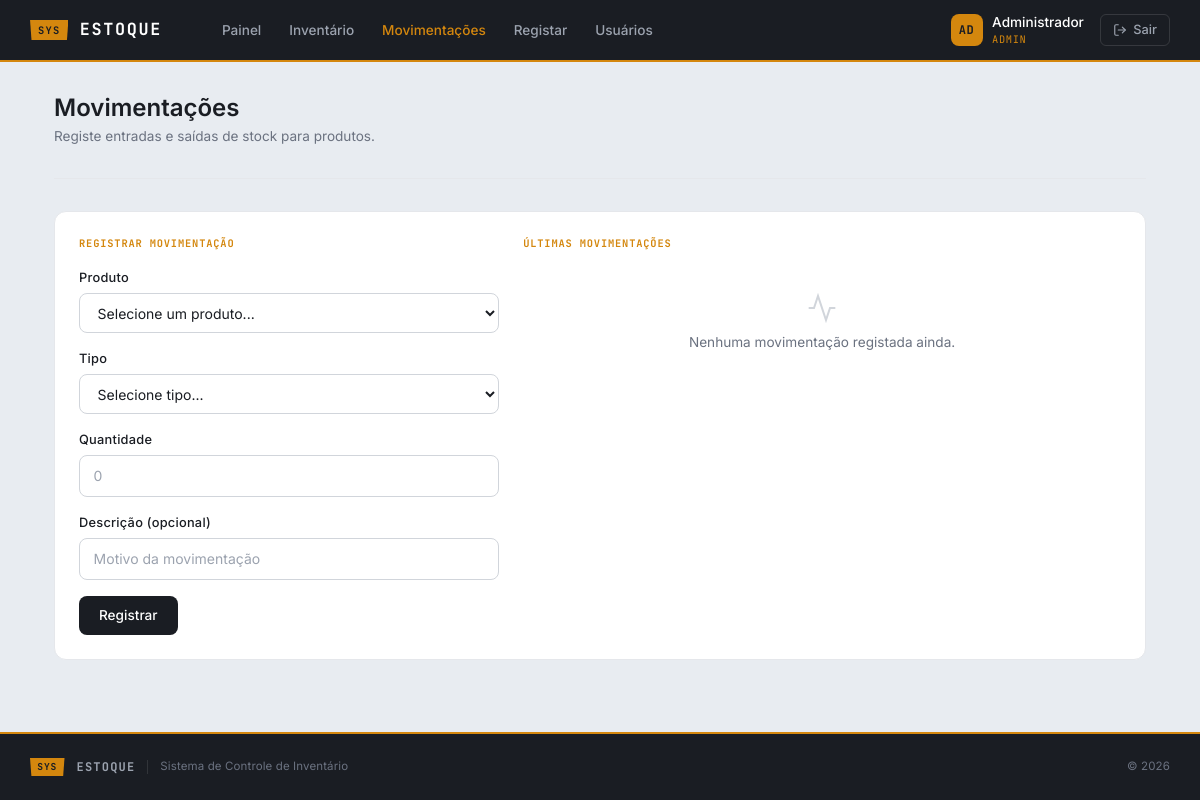
Before: /pages/Movimentacoes.php (signed in) with the older database file.
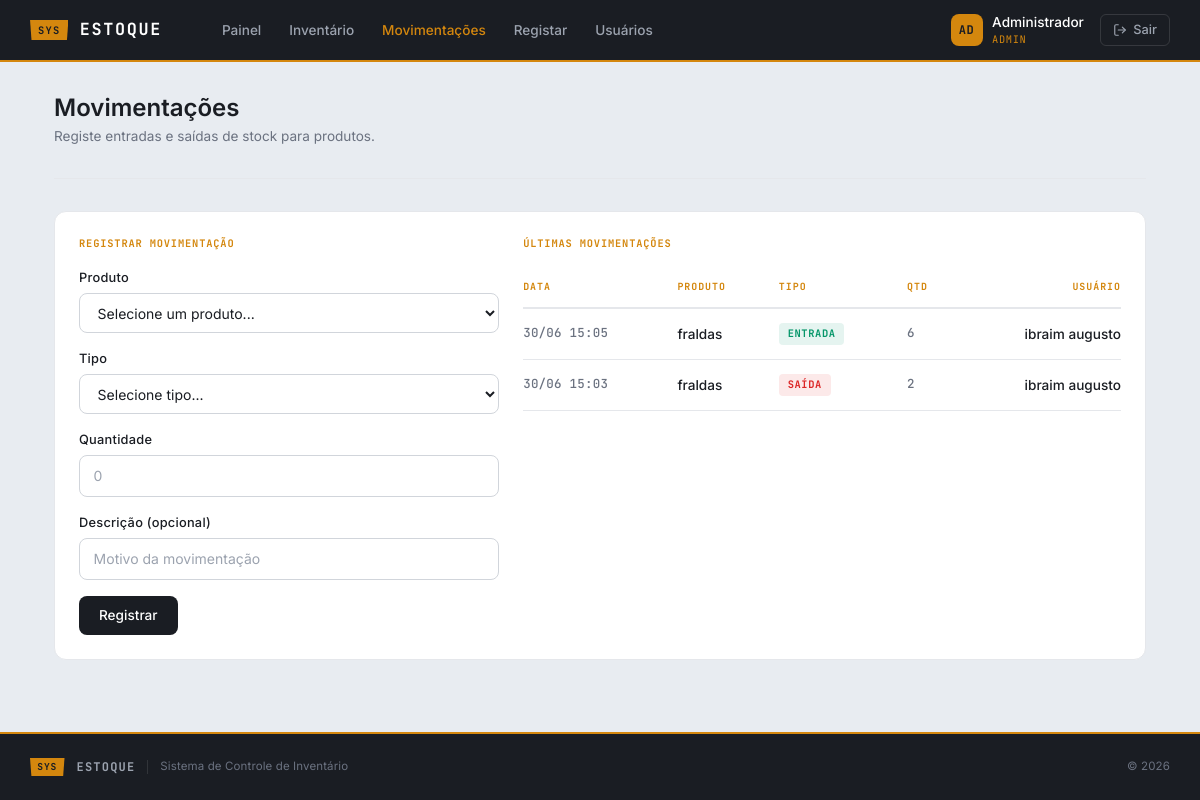
After: the same page with the newer database file.
### tables this page shows
CREATE TABLE `movimentacoes` (
  `id` int(10) UNSIGNED NOT NULL,
  `produto_id` int(11) NOT NULL,
  `usuario_id` int(11) NOT NULL,
  `tipo` enum('entrada','saida') NOT NULL,
  `quantidade` int(11) NOT NULL,
  `descricao` varchar(255) DEFAULT NULL,
  `data_movimento` datetime DEFAULT current_timestamp()
);

CREATE TABLE `produtos` (
  `id` int(11) NOT NULL,
  `codigo` varchar(20) NOT NULL,
  `nome` varchar(100) NOT NULL,
  `categoria` varchar(100) DEFAULT NULL,
  `preco` decimal(10,2) DEFAULT NULL,
  `quantidade` int(11) DEFAULT 0,
  `categoria_id` int(11) DEFAULT NULL
);

CREATE TABLE `usuarios` (
  `id` int(255) NOT NULL,
  `nome` varchar(100) NOT NULL,
  `email` varchar(100) NOT NULL,
  `senha` varchar(255) NOT NULL,
  `role` enum('admin','funcionario') NOT NULL,
  `criado_em` timestamp NOT NULL DEFAULT current_timestamp()
);

### model/Movimentacao.php (called while the page is built, shortened)
<?php
class Movimentacao
{
    private $conn;
    public function __construct($conn)
    {
        $this->conn = $conn;
    }
    public function listarUltimasMovimentacoes(int $limite = 8): array
    {
        $sql = "SELECT m.*, p.nome AS produto_nome, u.nome AS usuario_nome FROM movimentacoes m LEFT JOIN produtos p ON m.produto_id = p.id LEFT JOIN usuarios u ON m.usuario_id = u.id ORDER BY m.data_movimento DESC LIMIT ?";
        $query = $this->conn->prepare($sql);
        $query->bind_param('i', $limite);
        $query->execute();
        $result = $query->get_result();
        return $result->fetch_all(MYSQLI_ASSOC);
    }
}

### pages/Movimentacoes.php (the view, shortened to what this page needs)
<?php
require_once __DIR__ . "/../config/Database.php";
require_once __DIR__ . "/../model/Movimentacao.php";
$db = new Database();
$conn = $db->conectar();
$movimentacao = new Movimentacao($conn);
$ultimasMovimentacoes = $movimentacao->listarUltimasMovimentacoes(20);
require_once 'layouts/header.php';
?>
<div class="app-body">
    <div class="app-container">
        <div class="page-header">
            <h1>Movimentações</h1>
            <p>Registe entradas e saídas de stock para produtos.</p>
        </div>
        <div class="card-app">
            <div class="row g-4">
                <div class="col-12 col-lg-5">
                    <div class="card-section-head">
                        <div class="card-section-tag">Registrar Movimentação</div>
                    </div>
                    <form method="POST" class="form-app">
                        <div class="field-group">
                            <label for="produto_id">Produto</label>
                            <select id="produto_id" name="produto_id" required>
                                <option value="">Selecione um produto...</option>
                            </select>
                        </div>
                        <div class="field-group">
                            <label for="tipo">Tipo</label>
                            <select id="tipo" name="tipo" required>
                                <option value="">Selecione tipo...</option>
                            </select>
                        </div>
                        <div class="field-group">
                            <label for="quantidade">Quantidade</label>
                            <input id="quantidade" type="number" name="quantidade" min="1" required placeholder="0">
                        </div>
                        <div class="field-group">
                            <label for="descricao">Descrição (opcional)</label>
                            <input id="descricao" type="text" name="descricao" placeholder="Motivo da movimentação">
                        </div>
                        <button type="submit" class="btn-primary-app">Registrar</button>
                    </form>
                </div>
                <div class="col-12 col-lg-7">
                    <div class="card-section-head">
                        <div class="card-section-tag">Últimas movimentações</div>
                    </div>
                    <?php if (empty($ultimasMovimentacoes)): ?>
                    <div class="card-section-empty">
                        <svg viewBox="0 0 24 24"><polyline points="22 12 18 12 15 21 9 3 6 12 2 12"/></svg>
                        <p>Nenhuma movimentação registada ainda.</p>
                    </div>
                    <?php else: ?>
                    <div class="list-table-wrap">
                        <table class="list-table">
                            <thead>
                                <tr>
                                    <th>Data</th>
                                    <th>Produto</th>
                                    <th>Tipo</th>
                                    <th>Qtd</th>
                                    <th>Usuário</th>
                                </tr>
                            </thead>
                            <tbody>
                                <?php foreach ($ultimasMovimentacoes as $m): ?>
                                <tr>
                                    <td class="cell-code"><?= date('d/m H:i', strtotime($m['data_movimento'])) ?></td>
                                    <td class="cell-name"><?= htmlspecialchars($m['produto_nome'] ?? '—') ?></td>
                                    <td>
                                        <span class="mov-badge mov-<?= $m['tipo'] ?>"><?= $m['tipo'] === 'entrada' ? 'Entrada' : 'Saída' ?></span>
                                    </td>
                                    <td class="cell-code"><?= (int)$m['quantidade'] ?></td>
                                    <td class="cell-name"><?= htmlspecialchars($m['usuario_nome'] ?? '—') ?></td>
                                </tr>
                                <?php endforeach; ?>
                            </tbody>
                        </table>
                    </div>
                    <?php endif; ?>
                </div>
            </div>
        </div>
    </div>
</div>
<?php require_once 'layouts/footer.php'; ?>

Changed rows visible on the page:
added movimentacoes: data_movimento "30/06 15:05", produto.nome "fraldas", tipo "ENTRADA", quantidade "6", usuario.nome "ibraim augusto"
added movimentacoes: data_movimento "30/06 15:03", produto.nome "fraldas", tipo "SAÍDA", quantidade "2", usuario.nome "ibraim augusto"
Other visible differences:
text no longer shown: "Nenhuma movimentação registada ainda."
text now shown: "DATA PRODUTO TIPO QTD USUÁRIO"
